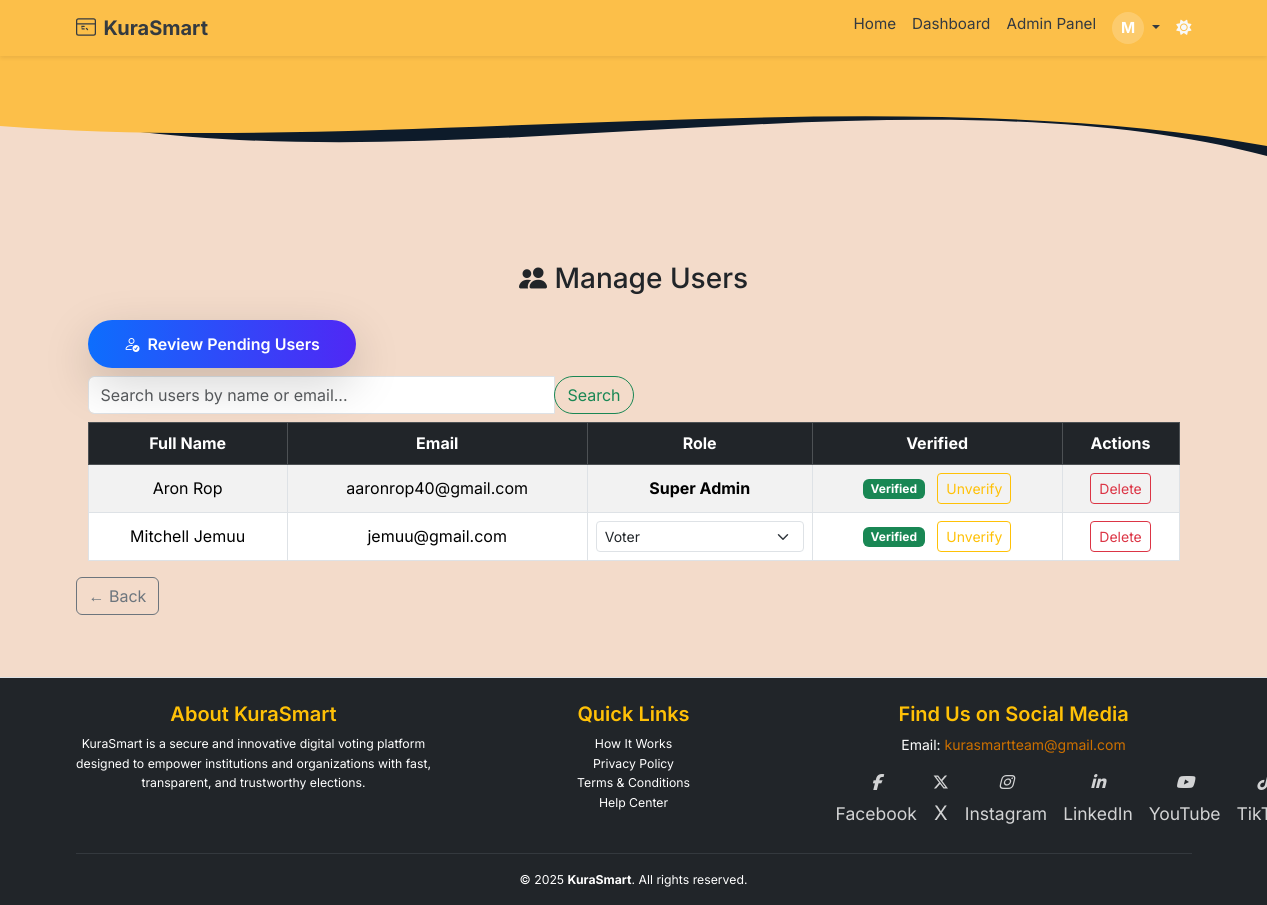
The page /admin/manage-users (signed in) on the database as committed earlier.
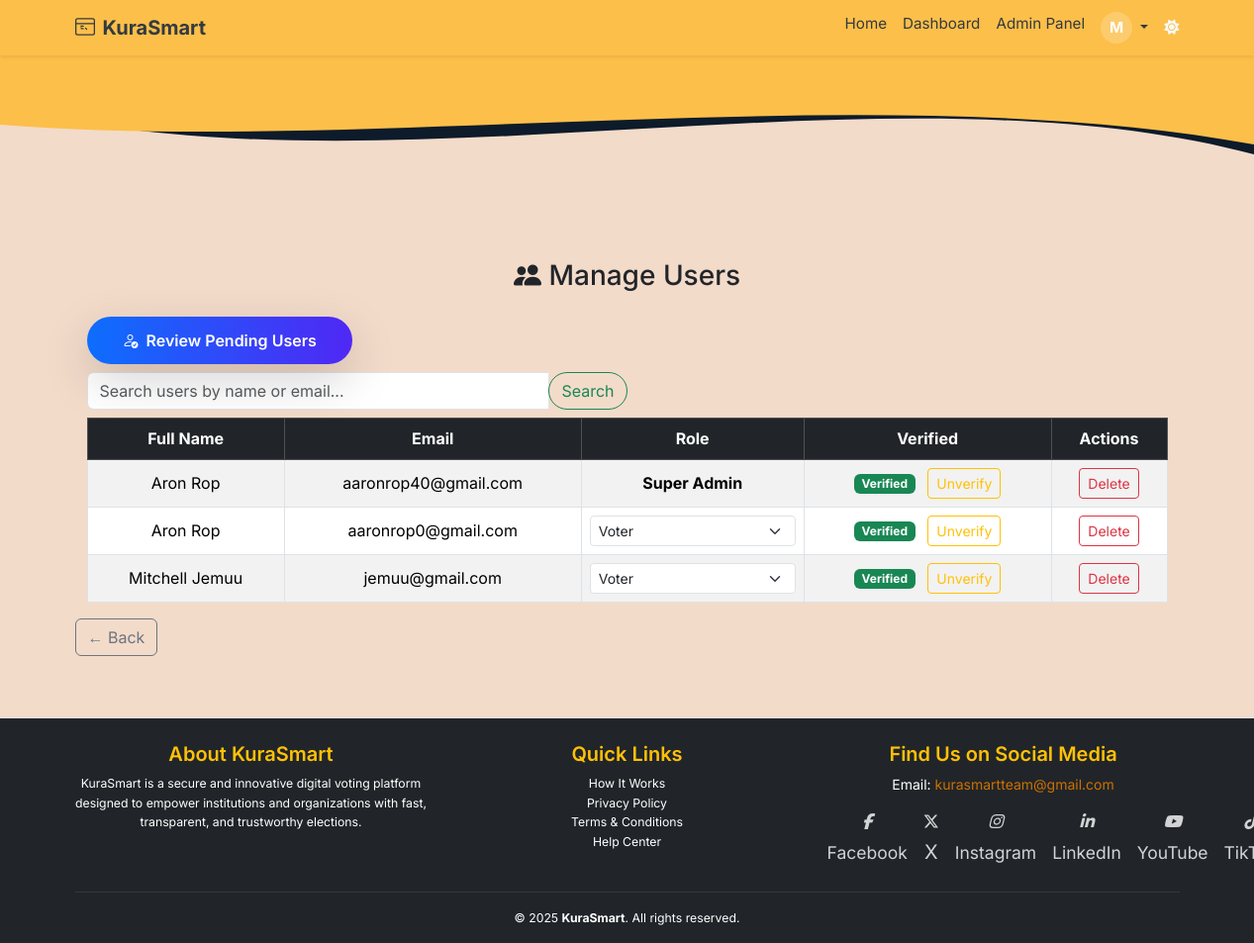
The same page on the database as committed later.
### app/models.py (models this page shows, shortened)
class User(db.Model, UserMixin):
    __tablename__ = 'users'
    id = db.Column(db.Integer, primary_key=True)
    email = db.Column(db.String(120), unique=True, nullable=False, index=True)
    full_name = db.Column(db.String(120), nullable=False)
    username = db.Column(db.String(80), unique=True, nullable=True)
    id_number = db.Column(db.String(20), unique=True, nullable=True)
    password_hash = db.Column(db.String(128), nullable=False)
    voting_type = db.Column(db.String(10), nullable=False, default="informal")
    national_id = db.Column(db.String(20), unique=True, nullable=True)
    dob = db.Column(db.Date, nullable=True)
    gender = db.Column(db.String(10), nullable=True)
    county = db.Column(db.String(100), nullable=True)
    sub_county = db.Column(db.String(100), nullable=True)
    division = db.Column(db.String(100), nullable=True)
    location = db.Column(db.String(100), nullable=True)
    sub_location = db.Column(db.String(100), nullable=True)
    profile_image = db.Column(db.String(255), nullable=True, default='profile_images/default-profile.png')
    is_verified = db.Column(db.Boolean, default=False, index=True)
    is_superadmin = db.Column(db.Boolean, default=False)
    role = db.Column(db.Enum(UserRole), default=UserRole.voter, nullable=False, index=True)
    created_at = db.Column(db.DateTime, default=datetime.utcnow)
    candidates = db.relationship('Candidate', back_populates='user', lazy='dynamic')
    verification_requests = db.relationship('VerificationRequest', back_populates='user', lazy='dynamic')
    votes = db.relationship('Vote', back_populates='voter', lazy='dynamic')

### app/routes/web_auth.py (the view, shortened to what this page needs)
@admin_web_bp.route('/manage-users', methods=['GET'])
@login_required
def manage_users():
    search = request.args.get('search', '', type=str)
    page = request.args.get('page', 1, type=int)
    per_page = 10
    try:
        query = User.query
        pagination = query.order_by(User.full_name).paginate(page=page, per_page=per_page, error_out=False)
        users = pagination.items
        return render_template('admin/manage_users.html',
                               users=users,
                               pagination=pagination,
                               search=search)
    except Exception as e:
        current_app.logger.error(f"Manage users error: {e}")
        flash("Unable to load users.", "danger")
        return redirect(url_for('admin_web.dashboard'))

### app/routes/web_auth.py (called while the page is built)
@admin_web_bp.context_processor
def inject_notifications():
    if current_user.is_authenticated:
        unread_notifications = Notification.query.filter_by(user_id=current_user.id, read=False).order_by(Notification.created_at.desc()).all()
        return dict(unread_notifications=unread_notifications)
    return dict(unread_notifications=[])

### app/templates/admin/manage_users.html (shortened to what this page needs)
{% extends "base.html" %}
{% block content %}
<div class="container mt-5">
  <h3 class="text-center mb-4">
    <i class="bi bi-people-fill"></i> Manage Users
  </h3>
  <a href="{{ url_for('admin_web.pending_users') }}" class="btn shimmer-button shadow-lg mb-2">
    <span><i class="bi bi-person-check me-1"></i> Review Pending Users</span>
  </a>
  <form method="GET" action="{{ url_for('admin_web.manage_users') }}" class="mb-2" style="width: 50%;">
    <div class="input-group">
      <input
        type="text"
        name="search"
        class="form-control"
        placeholder="Search users by name or email..."
        value="{{ search or '' }}"
      >
      <button class="btn btn-outline-success rounded-pill" type="submit">Search</button>
    </div>
  </form>
  <div class="table-responsive">
    <table class="table table-bordered table-striped text-center align-middle">
      <thead class="table-dark">
        <tr>
          <th>Full Name</th>
          <th>Email</th>
          <th>Role</th>
          <th>Verified</th>
          <th>Actions</th>
        </tr>
      </thead>
      <tbody>
        {% for user in users %}
        <tr>
          <td>{{ user.full_name }}</td>
          <td>{{ user.email }}</td>
          <td>
            {% if user.role.value != 'super_admin' %}
              <form method="POST" action="{{ url_for('admin_web.update_user_role', user_id=user.id) }}">
                <select id="role-{{ user.id }}" name="role"
                  class="form-select form-select-sm"
                  onchange="this.form.submit()"
                  title="Change user role"
                >
                  {% for role_val in ['voter', 'candidate', 'admin', 'super_admin'] %}
                    <option value="{{ role_val }}" {% if user.role.value == role_val %}selected{% endif %}>
                      {{ role_val.replace('_', ' ').title() }}
                    </option>
                  {% endfor %}
                </select>
              </form>
            {% else %}
              <span class="fw-bold">Super Admin</span>
            {% endif %}
          </td>
          <td>
            {% if user.is_verified %}
              <span class="badge bg-success">Verified</span>
              {% if current_user.is_super_admin %}
                <form method="POST"
                      action="{{ url_for('admin_web.unverify_user', user_id=user.id) }}"
                      class="d-inline ms-2"
                      onsubmit="return confirm('Unverify {{ user.full_name }}?');">
                  <button type="submit" class="btn btn-sm btn-outline-warning">Unverify</button>
                </form>
              {% endif %}
            {% endif %}
          </td>
          <td>
            {% if current_user.is_super_admin %}
              <form method="POST" action="{{ url_for('admin_web.delete_user', user_id=user.id) }}"
                    onsubmit="return confirm('Are you sure you want to delete {{ user.full_name }}?');">
                <button type="submit" class="btn btn-sm btn-outline-danger">Delete</button>
              </form>
            {% else %}
              <span class="text-muted">Restricted</span>
            {% endif %}
          </td>
        </tr>
        {% endfor %}
      </tbody>
    </table>
  </div>
</div>
<a href="{{ request.referrer or url_for('dashboard.dashboard_home') }}" class="btn btn-outline-secondary mb-4">
      ← Back
</a>
{% endblock %}

### app/templates/base.html (shortened to what the changed rows need)
<!DOCTYPE html>
<html lang="en" data-bs-theme="auto">
<head>
  <link rel="stylesheet" href="https://cdn.jsdelivr.net/npm/bootstrap@5.3.3/dist/css/bootstrap.min.css">
  <link rel="stylesheet" href="https://cdnjs.cloudflare.com/ajax/libs/font-awesome/6.5.0/css/all.min.css"/>
  <link rel="stylesheet" href="https://cdn.jsdelivr.net/npm/aos@2.3.4/dist/aos.css">
  <link rel="stylesheet" href="https://cdn.jsdelivr.net/npm/bootstrap-icons@1.10.5/font/bootstrap-icons.css">
  <link rel="stylesheet" href="{{ url_for('static', filename='styles.css') }}">
</head>
<body class="text-dark d-flex flex-column min-vh-100">
  <nav class="navbar navbar-expand-lg sticky-top shadow-sm" style="background-color: #fcbf49;">
    <div class="container">
      <div class="collapse navbar-collapse" id="navCollapse">
        <ul class="navbar-nav ms-auto mb-2 mb-lg-0">
          {% if current_user.is_authenticated %}
            <li class="nav-item">
              <a class="nav-link {% if request.endpoint in ['admin_web.dashboard'] %}active{% endif %}" href="{{ url_for('admin_web.dashboard') }}">
                Dashboard
              </a>
            </li>
            {% if current_user.is_super_admin or current_user.role == 'admin' %}
              <li class="nav-item">
                <a class="nav-link {% if request.endpoint == 'admin_web.dashboard' %}active{% endif %}" href="{{ url_for('admin_web.dashboard') }}">
                  Admin Panel
                </a>
              </li>
            {% endif %}
            <li class="nav-item dropdown">
              <a class="nav-link dropdown-toggle" href="#" id="userMenu" role="button" data-bs-toggle="dropdown" aria-expanded="false">
                <div class="nav-profile-wrapper">
                  <div class="profile-initial bg10">
                    {{ current_user.full_name[0]|upper }}
                  </div>
                </div>
              </a>
            </li>
          {% endif %}
        </ul>
      </div>
    </div>
  </nav>
  <main class="container py-2 flex-grow-1">
    {% block content %}{% endblock %}
  </main>
</body>
</html>

Rows that differ between the two databases and show on the page:
added User: full_name "Aron Rop", email "aaronrop0@gmail.com", role "Voter"
